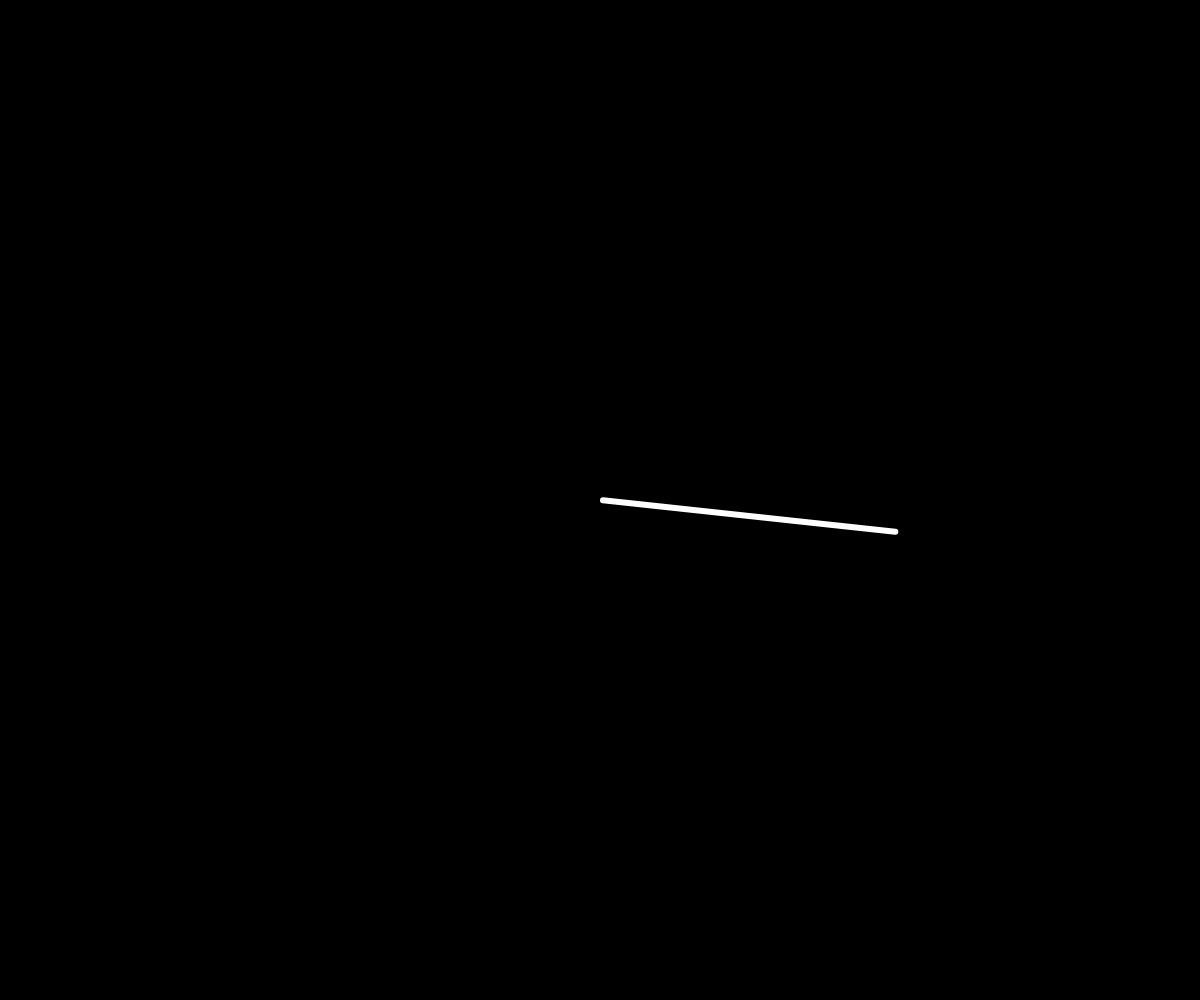
Frame 1 (no input)
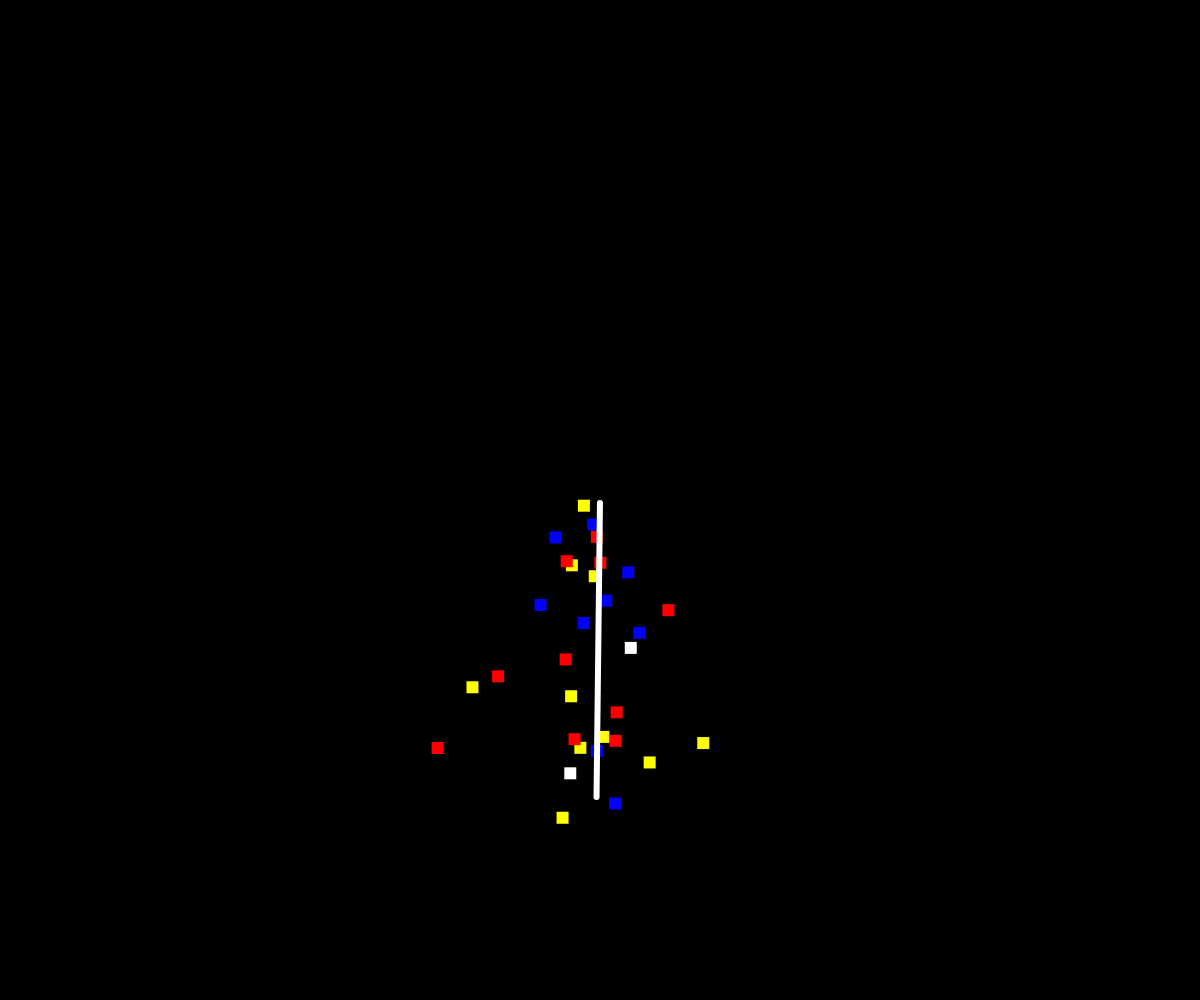
Frame 60 (no input)
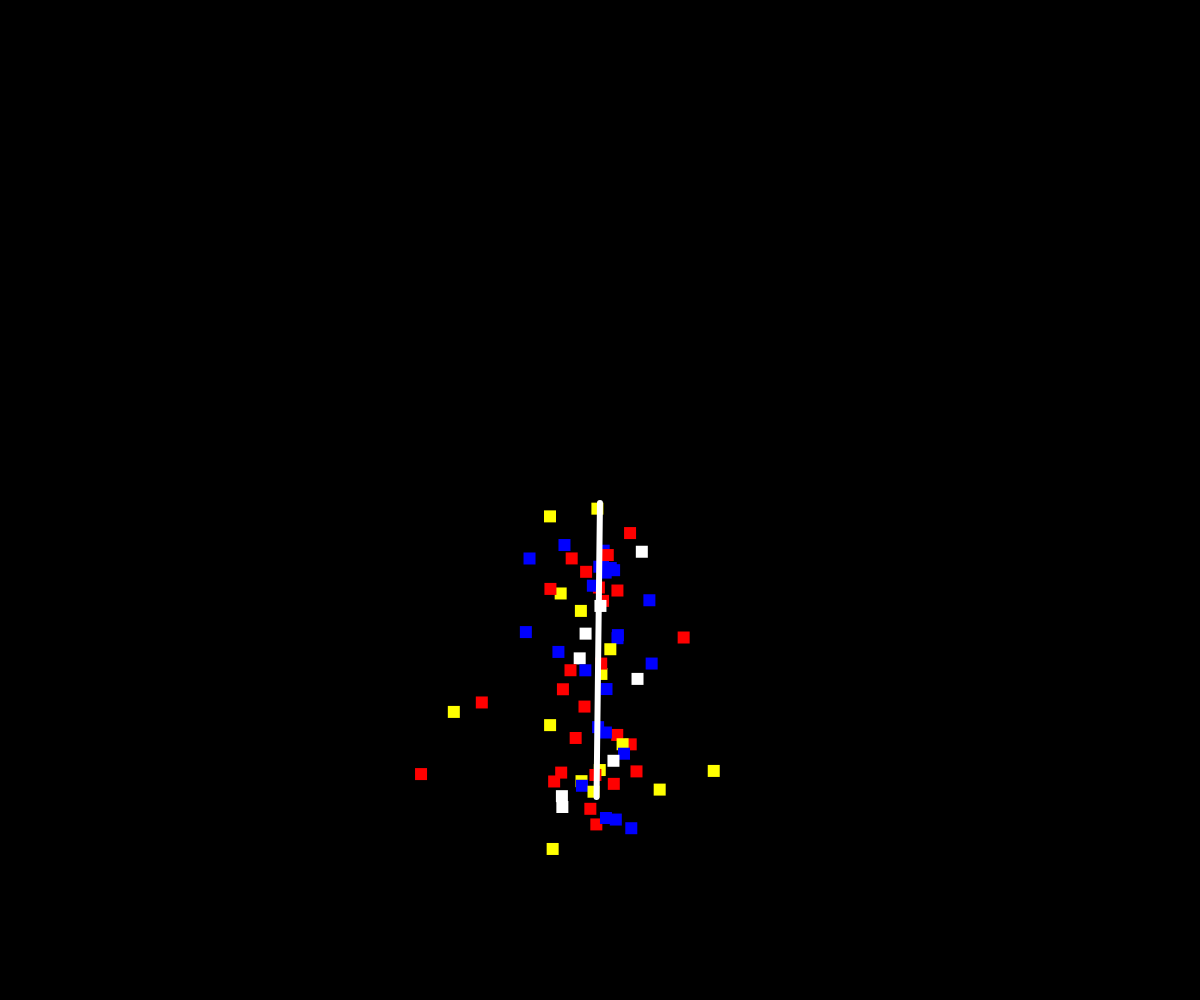
Frame 120 (the mouse pressed at the canvas centre since frame 60)

The p5.js sketch that drew these frames (run headless with seeded random() and noise() and a simulated clock; from frame 60 on, the mouse is pressed at the canvas centre):

// p5.js sketch
// ── sketch.js
let armAngle = 0
let armAngleVel = 0

let armLength
let armThickness = 6

let armOriginX
let armOriginY

let angleStiffness = 0.08
let angleDamping = 0.85

let squares = []
let squareSize = 12

let palette

let baseSpawnChance = 0.6
let spawnJitter = 0.4

let dragging = false
let prevPointerX = 0
let prevPointerY = 0

function setup() {
  createCanvas(windowWidth, windowHeight)
  rectMode(CENTER)
  noStroke()

  armLength = min(windowWidth, windowHeight) * 0.3
  armThickness = 6

  armOriginX = width/2
  armOriginY = height/2

  palette = [
    {r:255,g:255,b:255},
    {r:255,g:0,b:0},
    {r:255,g:255,b:0},
    {r:0,g:0,b:255}
  ]
}

function windowResized() {
  resizeCanvas(windowWidth, windowHeight)
  armLength = min(windowWidth, windowHeight) * 0.3
}

function draw() {
  background(0)

  updateArmPhysics()

  maybeSpawnSquaresAlongArm()

  updateSquaresMotion()

  cullSquaresOffscreen()

  drawSquares()

  drawArm()
}

function mousePressed() {
  dragging = true
  armOriginX = mouseX
  armOriginY = mouseY
  prevPointerX = mouseX
  prevPointerY = mouseY
}

function mouseDragged() {
  dragging = true
  updateArmFromPointer(mouseX, mouseY, prevPointerX, prevPointerY)
  prevPointerX = mouseX
  prevPointerY = mouseY
}

function mouseReleased() {
  dragging = false
}

function touchStarted() {
  dragging = true
  armOriginX = touchX
  armOriginY = touchY
  prevPointerX = touchX
  prevPointerY = touchY
  return false
}

function touchMoved() {
  dragging = true
  updateArmFromPointer(touchX, touchY, prevPointerX, prevPointerY)
  prevPointerX = touchX
  prevPointerY = touchY
  return false
}

function touchEnded() {
  dragging = false
  return false
}

function updateArmFromPointer(x, y, px, py) {
  let dx = x - px
  let dy = y - py

  armOriginX = x
  armOriginY = y

  if (dx !== 0 || dy !== 0) {
    let newAngle = atan2(dy, dx)
    let dAng = angleDiff(newAngle, armAngle)
    armAngleVel = dAng
    armAngle = newAngle
  }
}

function updateArmPhysics() {
  if (!dragging) {
    let targetAngle = PI/2
    let diff = angleDiff(targetAngle, armAngle)
    armAngleVel += diff * angleStiffness
    armAngleVel *= angleDamping
    armAngle += armAngleVel
  }
}

function angleDiff(target, current) {
  let d = target - current
  while (d > PI) d -= TWO_PI
  while (d < -PI) d += TWO_PI
  return d
}

function drawArm() {
  push()
  translate(armOriginX, armOriginY)
  rotate(armAngle)
  noStroke()
  fill(255)
  rect(armLength/2, 0, armLength, armThickness, armThickness*0.5)
  pop()
}

function pointOnCurrentArm(t) {
  let r = armLength * t
  let x = armOriginX + cos(armAngle) * r
  let y = armOriginY + sin(armAngle) * r
  return {x, y}
}

function currentSpawnChance() {
  let jitter = random(-spawnJitter, spawnJitter)
  let chance = baseSpawnChance + jitter
  if (chance < 0) chance = 0
  if (chance > 1) chance = 1
  return chance
}

function maybeSpawnSquaresAlongArm() {
  if (random() < currentSpawnChance()) {
    let t = random()
    let p = pointOnCurrentArm(t)
    let col = random(palette)

    let spreadAng = random(-PI/2, PI/2)
    let ca = cos(armAngle + spreadAng)
    let sa = sin(armAngle + spreadAng)
    let baseSpeed = random(1,2)

    squares.push({
      x: p.x,
      y: p.y,
      size: squareSize,
      c: {r:col.r,g:col.g,b:col.b},
      vx: ca * baseSpeed,
      vy: sa * baseSpeed,
      drag: 0.96
    })
  }
}

function updateSquaresMotion() {
  for (let s of squares) {
    let dirx = s.x - width/2
    let diry = s.y - height/2
    let mag = sqrt(dirx*dirx + diry*diry)
    if (mag === 0) mag = 1

    let nx = dirx / mag
    let ny = diry / mag

    let spreadForce = 0.02
    s.vx += nx * spreadForce
    s.vy += ny * spreadForce

    s.vx *= s.drag
    s.vy *= s.drag

    s.x += s.vx
    s.y += s.vy
  }
}

function cullSquaresOffscreen() {
  let kept = []
  for (let s of squares) {
    if (
      s.x < -100 || s.x > width + 100 ||
      s.y < -100 || s.y > height + 100
    ) {
    } else {
      kept.push(s)
    }
  }
  squares = kept
}

function drawSquares() {
  for (let s of squares) {
    fill(s.c.r, s.c.g, s.c.b)
    rect(s.x, s.y, s.size, s.size)
  }
}

// ── Bubble.js
class Bubble {
  // 생성자 함수
  constructor(x, y, r) {
    this.x = x;
    this.y = y;
    this.r = r;
    this.done = false; //불리언: true or false 상태만 가짐.
    //컬러 변수 생성 함수
    this.c = color(random(255), random(200, 255), 255);
    // Matter 바디 생성
    this.body = Bodies.circle(this.x, this.y, this.r);
    Composite.add(engine.world, this.body);
    this.pos = this.body.position;
  }

  // Bubble클래스의 메서드 정의
  display() {
    stroke(this.c); // 0~255
    noFill();
    // circle(this.x, this.y, this.r);
    circle(this.pos.x, this.pos.y, this.r * 2);
  }

  checkDeath() {
    // || OR 연산자.
    if (this.pos.x < 0 || this.pos.x > width) {
      this.done = true;
      // 엔진에서 matter 바디 제거하기
      Composite.remove(engine.world, this.body);
    }
  }
}
